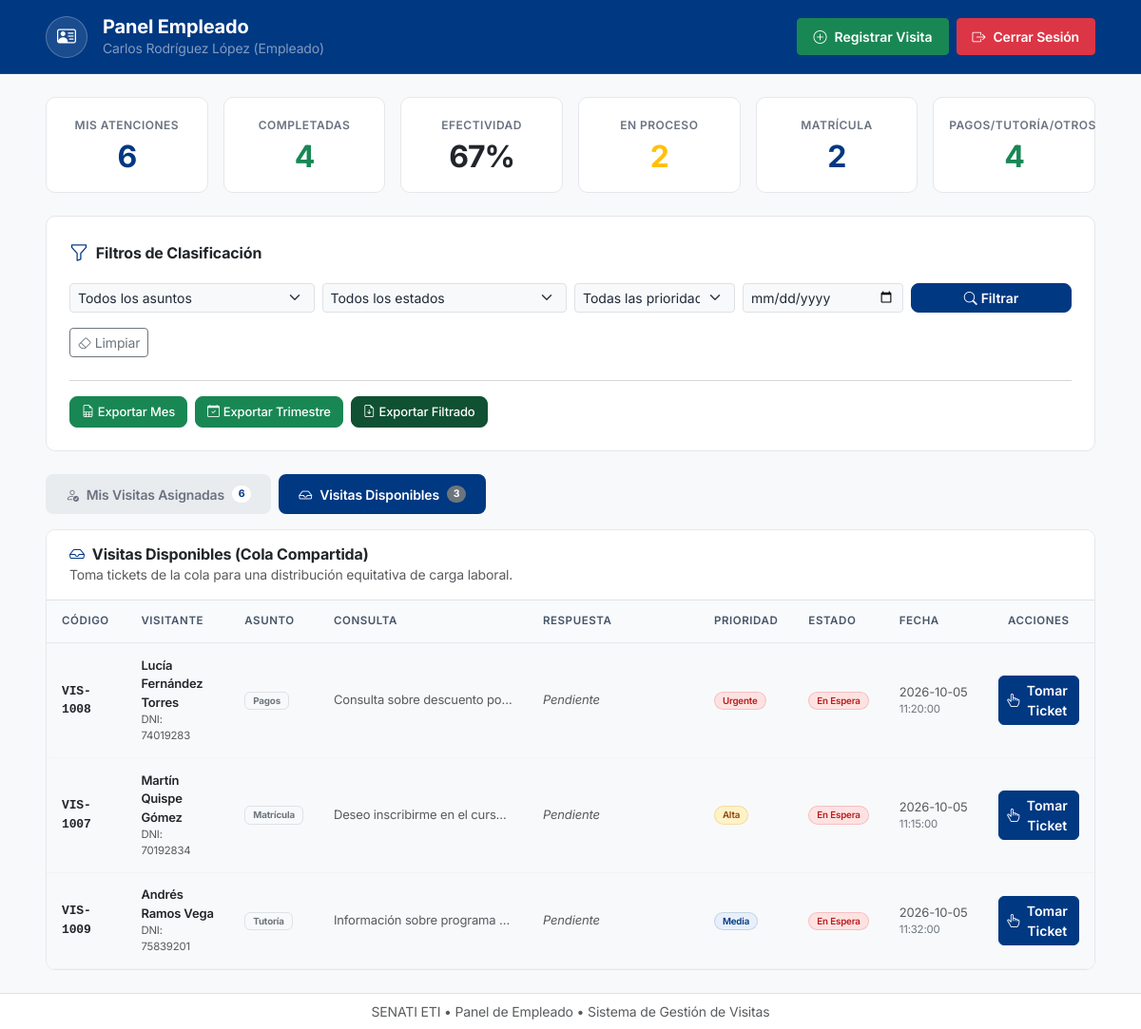
/empleado.php?tab=disponibles (signed in), run on the app's committed database.
### tables this page shows
CREATE TABLE `visitas` (
  `id` INT AUTO_INCREMENT PRIMARY KEY,
  `codigo` VARCHAR(30) NOT NULL UNIQUE,
  `visitante` VARCHAR(150) NOT NULL,
  `dni` VARCHAR(15) NULL,
  `asunto_id` INT NOT NULL,
  `consulta` TEXT NOT NULL,
  `respuesta` TEXT NULL,
  `prioridad` ENUM('Baja', 'Media', 'Alta', 'Urgente') NOT NULL DEFAULT 'Media',
  `estado` ENUM('En Espera', 'En Proceso', 'Completada', 'Cancelada') NOT NULL DEFAULT 'En Espera',
  `empleado_id` INT NULL,
  `fecha_registro` DATE NOT NULL,
  `hora_registro` TIME NOT NULL,
  `t_registro` DATETIME NOT NULL COMMENT 'Marca temporal de escaneo QR / llegada',
  `t_inicio` DATETIME NULL COMMENT 'Marca temporal al tomar el ticket en ventanilla',
  `t_cierre` DATETIME NULL COMMENT 'Marca temporal al completar y dictaminar respuesta',
  `created_at` TIMESTAMP DEFAULT CURRENT_TIMESTAMP,
  `updated_at` TIMESTAMP DEFAULT CURRENT_TIMESTAMP ON UPDATE CURRENT_TIMESTAMP,
  INDEX `idx_visitas_estado` (`estado`),
  INDEX `idx_visitas_empleado` (`empleado_id`),
  INDEX `idx_visitas_asunto` (`asunto_id`),
  INDEX `idx_visitas_fecha` (`fecha_registro`),
  INDEX `idx_visitas_t_registro` (`t_registro`),
  CONSTRAINT `fk_visitas_asunto` FOREIGN KEY (`asunto_id`) 
    REFERENCES `asuntos` (`id`) ON UPDATE CASCADE ON DELETE RESTRICT,
  CONSTRAINT `fk_visitas_empleado` FOREIGN KEY (`empleado_id`) 
    REFERENCES `empleados` (`id`) ON UPDATE CASCADE ON DELETE SET NULL
);

CREATE TABLE `asuntos` (
  `id` INT AUTO_INCREMENT PRIMARY KEY,
  `nombre` VARCHAR(80) NOT NULL UNIQUE,
  `descripcion` VARCHAR(255) NULL,
  `tiempo_sla_minutos` INT DEFAULT 15,
  `activo` TINYINT(1) DEFAULT 1,
  `created_at` TIMESTAMP DEFAULT CURRENT_TIMESTAMP
);

### auth_check.php (called while the page is built, shortened)
<?php
function verificarSesion(array $rolesPermitidos = []): array {
    $usuario = $_SESSION['usuario'];
    return $usuario;
}
?>

### empleado.php (the view, shortened to what this page needs)
<?php
require_once __DIR__ . '/auth_check.php';
$usuario = verificarSesion(['empleado', 'administrador']);
$pdo = obtenerConexion();
$empleadoId = $usuario['empleado_id'] ?? 1;
$tab = $_GET['tab'] ?? 'asignadas';
$filtroFecha = $_GET['fecha'] ?? '';
$sqlEmpKPI = "SELECT
    COUNT(*) AS total,
    SUM(CASE WHEN estado = 'Completada' THEN 1 ELSE 0 END) AS completadas,
    SUM(CASE WHEN estado = 'En Proceso' THEN 1 ELSE 0 END) AS en_proceso,
    SUM(CASE WHEN asunto_id = 1 THEN 1 ELSE 0 END) AS matricula,
    SUM(CASE WHEN asunto_id != 1 THEN 1 ELSE 0 END) AS otros
FROM visitas
WHERE empleado_id = :emp_id";
$stmtEmpKPI = $pdo->prepare($sqlEmpKPI);
$stmtEmpKPI->execute([':emp_id' => $empleadoId]);
$kpisEmp = $stmtEmpKPI->fetch();
$empTotal = (int)($kpisEmp['total'] ?? 0);
$empCompletadas = (int)($kpisEmp['completadas'] ?? 0);
$empEnProceso = (int)($kpisEmp['en_proceso'] ?? 0);
$empMatricula = (int)($kpisEmp['matricula'] ?? 0);
$empOtros = (int)($kpisEmp['otros'] ?? 0);
$empEfectividad = ($empTotal > 0) ? round(($empCompletadas / $empTotal) * 100) : 0;
$stmtDispCount = $pdo->query("SELECT COUNT(*) FROM visitas WHERE empleado_id IS NULL OR estado = 'En Espera'");
$disponiblesCount = (int)$stmtDispCount->fetchColumn();
$sqlAsignadas = "SELECT v.*, a.nombre AS asunto_nombre
                 FROM visitas v
                 JOIN asuntos a ON v.asunto_id = a.id
                 WHERE v.empleado_id = :emp_id";
$paramsAsignadas = [':emp_id' => $empleadoId];
$sqlAsignadas .= " ORDER BY v.t_registro DESC";
$stmtAsignadas = $pdo->prepare($sqlAsignadas);
$stmtAsignadas->execute($paramsAsignadas);
$visitasAsignadas = $stmtAsignadas->fetchAll();
$sqlDisponibles = "SELECT v.*, a.nombre AS asunto_nombre
                   FROM visitas v
                   JOIN asuntos a ON v.asunto_id = a.id
                   WHERE (v.empleado_id IS NULL OR v.estado = 'En Espera')";
$paramsDisp = [];
$sqlDisponibles .= " ORDER BY (v.prioridad = 'Urgente') DESC, v.t_registro ASC";
$stmtDisponibles = $pdo->prepare($sqlDisponibles);
$stmtDisponibles->execute($paramsDisp);
$visitasDisponibles = $stmtDisponibles->fetchAll();
?>
<!DOCTYPE html>
<html lang="es">
<head>
  <link href="https://cdn.jsdelivr.net/npm/bootstrap@5.3.3/dist/css/bootstrap.min.css" rel="stylesheet">
  <link rel="stylesheet" href="https://cdn.jsdelivr.net/npm/bootstrap-icons@1.11.3/font/bootstrap-icons.min.css">
  <link rel="stylesheet" href="css/senati-theme.css">
</head>
<body class="bg-light d-flex flex-column min-vh-100">
  <nav class="senati-navbar text-white py-3 px-3 px-lg-5">
    <div class="d-flex flex-wrap justify-content-between align-items-center gap-3">
      <div class="d-flex align-items-center gap-3">
        <div class="rounded-circle bg-white bg-opacity-10 border border-white border-opacity-25 d-flex align-items-center justify-content-center" style="width: 44px; height: 44px;">
          <i class="bi bi-person-vcard fs-5 text-white"></i>
        </div>
        <div>
          <h1 class="h5 fw-bold mb-0 text-white">Panel Empleado</h1>
          <p class="small text-white-50 mb-0"><?php echo htmlspecialchars($usuario['nombre']); ?> (<?php echo htmlspecialchars($usuario['username']); ?>)</p>
        </div>
      </div>
      <div class="d-flex flex-wrap align-items-center gap-2">
        <button type="button" class="btn btn-sm btn-success d-flex align-items-center gap-2 fw-semibold px-3 py-2" data-bs-toggle="modal" data-bs-target="#modalRegisterVisit">
          <i class="bi bi-plus-circle"></i>
          <span>Registrar Visita</span>
        </button>
        <a href="logout.php" class="btn btn-sm btn-danger d-flex align-items-center gap-2 fw-semibold px-3 py-2">
          <i class="bi bi-box-arrow-right"></i>
          <span>Cerrar Sesión</span>
        </a>
      </div>
    </div>
  </nav>
  <main class="container-fluid px-3 px-lg-5 py-4 flex-grow-1">
    <div class="row g-3 mb-4">
      <div class="col-6 col-md-4 col-xl-2">
        <div class="kpi-card">
          <div class="kpi-title">Mis Atenciones</div>
          <div class="kpi-value text-primary"><?php echo $empTotal; ?></div>
        </div>
      </div>
      <div class="col-6 col-md-4 col-xl-2">
        <div class="kpi-card">
          <div class="kpi-title">Completadas</div>
          <div class="kpi-value text-success"><?php echo $empCompletadas; ?></div>
        </div>
      </div>
      <div class="col-6 col-md-4 col-xl-2">
        <div class="kpi-card">
          <div class="kpi-title">Efectividad</div>
          <div class="kpi-value text-dark"><?php echo $empEfectividad; ?>%</div>
        </div>
      </div>
      <div class="col-6 col-md-4 col-xl-2">
        <div class="kpi-card">
          <div class="kpi-title">En Proceso</div>
          <div class="kpi-value text-warning"><?php echo $empEnProceso; ?></div>
        </div>
      </div>
      <div class="col-6 col-md-4 col-xl-2">
        <div class="kpi-card">
          <div class="kpi-title">Matrícula</div>
          <div class="kpi-value text-primary"><?php echo $empMatricula; ?></div>
        </div>
      </div>
      <div class="col-6 col-md-4 col-xl-2">
        <div class="kpi-card">
          <div class="kpi-title">Pagos/Tutoría/Otros</div>
          <div class="kpi-value text-success"><?php echo $empOtros; ?></div>
        </div>
      </div>
    </div>
    <div class="card card-flat p-4 mb-4">
      <div class="d-flex align-items-center gap-2 mb-3">
        <i class="bi bi-funnel text-primary fs-5"></i>
        <h2 class="h6 fw-bold mb-0 text-dark">Filtros de Clasificación</h2>
      </div>
      <form method="GET" action="empleado.php" class="row g-2 mb-3">
        <div class="col-12 col-sm-6 col-lg-3">
          <select name="asunto" class="form-select form-select-sm">
            <option value="">Todos los asuntos</option>
          </select>
        </div>
        <div class="col-12 col-sm-6 col-lg-3">
          <select name="estado" class="form-select form-select-sm">
            <option value="">Todos los estados</option>
          </select>
        </div>
        <div class="col-12 col-sm-6 col-lg-2">
          <select name="prioridad" class="form-select form-select-sm">
            <option value="">Todas las prioridades</option>
          </select>
        </div>
        <div class="col-12 col-sm-6 col-lg-2">
          <input type="date" name="fecha" value="<?php echo htmlspecialchars($filtroFecha); ?>" class="form-control form-control-sm">
        </div>
        <div class="col-12 col-lg-2">
          <button type="submit" class="btn btn-sm btn-senati-primary w-100 d-flex align-items-center justify-content-center gap-1">
            <i class="bi bi-search"></i>
            <span>Filtrar</span>
          </button>
        </div>
      </form>
      <div class="d-flex align-items-center gap-2 mb-3">
        <a href="empleado.php?tab=<?php echo htmlspecialchars($tab); ?>" class="btn btn-sm btn-outline-secondary d-flex align-items-center gap-1">
          <i class="bi bi-eraser"></i>
          <span>Limpiar</span>
        </a>
      </div>
      <hr class="text-muted opacity-25 my-2">
      <div class="d-flex flex-wrap align-items-center gap-2 pt-2">
        <a href="acciones.php?accion=exportar_csv&tipo=mes" class="btn btn-export-green d-flex align-items-center gap-1">
          <i class="bi bi-file-earmark-spreadsheet"></i>
          <span>Exportar Mes</span>
        </a>
        <a href="acciones.php?accion=exportar_csv&tipo=trimestre" class="btn btn-export-green d-flex align-items-center gap-1">
          <i class="bi bi-calendar-check"></i>
          <span>Exportar Trimestre</span>
        </a>
        <a href="acciones.php?accion=exportar_csv&tipo=filtrado" class="btn btn-export-darkgreen d-flex align-items-center gap-1">
          <i class="bi bi-file-earmark-arrow-down"></i>
          <span>Exportar Filtrado</span>
        </a>
      </div>
    </div>
    <ul class="nav nav-workflow d-flex gap-2 mb-3">
      <li class="nav-item">
        <a href="?tab=asignadas" class="nav-link <?php echo ($tab === 'asignadas') ? 'active' : ''; ?> d-flex align-items-center gap-2">
          <i class="bi bi-person-check"></i>
          <span>Mis Visitas Asignadas</span>
          <span class="badge bg-white text-primary rounded-pill small"><?php echo count($visitasAsignadas); ?></span>
        </a>
      </li>
      <li class="nav-item">
        <a href="?tab=disponibles" class="nav-link <?php echo ($tab === 'disponibles') ? 'active' : ''; ?> d-flex align-items-center gap-2">
          <i class="bi bi-inbox"></i>
          <span>Visitas Disponibles</span>
          <span class="badge bg-secondary rounded-pill small"><?php echo $disponiblesCount; ?></span>
        </a>
      </li>
    </ul>
    <div class="card card-flat overflow-hidden">
      <div class="p-3 px-4 border-bottom bg-white">
        <h3 class="h6 fw-bold mb-0 text-dark">
          <?php if ($tab === 'asignadas'): ?>
            <i class="bi bi-person-check text-primary me-2"></i>Mis Visitas Asignadas
          <?php else: ?>
            <i class="bi bi-inbox text-primary me-2"></i>Visitas Disponibles (Cola Compartida)
          <?php endif; ?>
        </h3>
        <p class="text-muted small mb-0">
          <?php echo ($tab === 'asignadas') ? 'Responde las consultas y actualiza el estado de las visitas.' : 'Toma tickets de la cola para una distribución equitativa de carga laboral.'; ?>
        </p>
      </div>
      <div class="table-responsive">
        <table class="table table-senati table-hover align-middle">
          <thead>
            <tr>
              <th scope="col">Código</th>
              <th scope="col">Visitante</th>
              <th scope="col">Asunto</th>
              <th scope="col" style="min-width: 180px;">Consulta</th>
              <th scope="col" style="min-width: 180px;">Respuesta</th>
              <th scope="col">Prioridad</th>
              <th scope="col">Estado</th>
              <th scope="col">Fecha</th>
              <th scope="col" class="text-center">Acciones</th>
            </tr>
          </thead>
          <tbody>
            <?php
            $listaActual = ($tab === 'asignadas') ? $visitasAsignadas : $visitasDisponibles;
            if (!empty($listaActual)):
              foreach ($listaActual as $v):
                $badgePrioridad = match($v['prioridad']) {
                  'Alta' => 'badge-subtle-warning',
                  'Urgente' => 'badge-subtle-danger',
                  default => 'badge-subtle-primary'
                };
                $badgeEstado = match($v['estado']) {
                  'Completada' => 'badge-subtle-success',
                  'En Proceso' => 'badge-subtle-warning',
                  default => 'badge-subtle-danger'
                };
            ?>
              <tr>
                <td class="fw-bold font-monospace text-dark"><?php echo htmlspecialchars($v['codigo']); ?></td>
                <td>
                  <div class="fw-semibold text-dark"><?php echo htmlspecialchars($v['visitante']); ?></div>
                  <div class="text-muted small">DNI: <?php echo htmlspecialchars($v['dni'] ?? 'Sin reg.'); ?></div>
                </td>
                <td><span class="badge bg-light text-secondary border px-2 py-1"><?php echo htmlspecialchars($v['asunto_nombre']); ?></span></td>
                <td class="text-muted text-truncate" style="max-width: 220px;" title="<?php echo htmlspecialchars($v['consulta']); ?>">
                  <?php echo htmlspecialchars($v['consulta']); ?>
                </td>
                <td class="text-muted text-truncate" style="max-width: 220px;" title="<?php echo htmlspecialchars($v['respuesta'] ?? ''); ?>">
                  <?php echo !empty($v['respuesta']) ? htmlspecialchars($v['respuesta']) : '<span class="text-muted fst-italic">Pendiente</span>'; ?>
                </td>
                <td><span class="badge <?php echo $badgePrioridad; ?> px-2 py-1 rounded-pill"><?php echo htmlspecialchars($v['prioridad']); ?></span></td>
                <td><span class="badge <?php echo $badgeEstado; ?> px-2 py-1 rounded-pill"><?php echo htmlspecialchars($v['estado']); ?></span></td>
                <td class="text-nowrap small text-muted">
                  <div><?php echo htmlspecialchars($v['fecha_registro']); ?></div>
                  <div class="text-secondary small"><?php echo htmlspecialchars($v['hora_registro']); ?></div>
                </td>
                <td class="text-center">
                  <?php if ($tab === 'asignadas'): ?>
                    <button type="button" class="btn btn-sm btn-outline-primary py-1 px-2.5 rounded-2 d-inline-flex align-items-center gap-1"
                            onclick="cargarModalRespuesta(<?php echo htmlspecialchars(json_encode($v)); ?>)">
                      <i class="bi bi-pencil-square"></i>
                      <span>Atender</span>
                    </button>
                  <?php else: ?>
                    <form method="POST" action="acciones.php">
                      <button type="submit" class="btn btn-sm btn-senati-primary py-1 px-2.5 rounded-2 d-inline-flex align-items-center gap-1">
                        <i class="bi bi-hand-index-thumb"></i>
                        <span>Tomar Ticket</span>
                      </button>
                    </form>
                  <?php endif; ?>
                </td>
              </tr>
            <?php endforeach; endif; ?>
          </tbody>
        </table>
      </div>
    </div>
  </main>
  <footer class="bg-white border-top py-2 px-4 text-center text-muted small mt-auto">
    SENATI ETI • Panel de Empleado • Sistema de Gestión de Visitas
  </footer>
</body>
</html>

### data on the page
visitas: codigo "VIS-1008", visitante "Lucía Fernández Torres", dni "74019283", asunto.nombre "Pagos", consulta "Consulta sobre descuento po…", shows "Pendiente", prioridad "Urgente", estado "En Espera", fecha_registro "2026-10-05", hora_registro "11:20:00"
visitas: codigo "VIS-1007", visitante "Martín Quispe Gómez", dni "70192834", asunto.nombre "Matrícula", consulta "Deseo inscribirme en el curs…", shows "Pendiente", prioridad "Alta", estado "En Espera", fecha_registro "2026-10-05", hora_registro "11:15:00"
visitas: codigo "VIS-1009", visitante "Andrés Ramos Vega", dni "75839201", asunto.nombre "Tutoría", consulta "Información sobre programa…", shows "Pendiente", prioridad "Media", estado "En Espera", fecha_registro "2026-10-05", hora_registro "11:32:00"

### other printed values
$usuario['nombre'] "Carlos Rodríguez López"
$usuario['username'] "Empleado"
$empTotal "6"
$empCompletadas "4"
$empEfectividad "67"
$empEnProceso "2"
$empMatricula "2"
$empOtros "4"
count($visitasAsignadas) "6"
$disponiblesCount "3"
